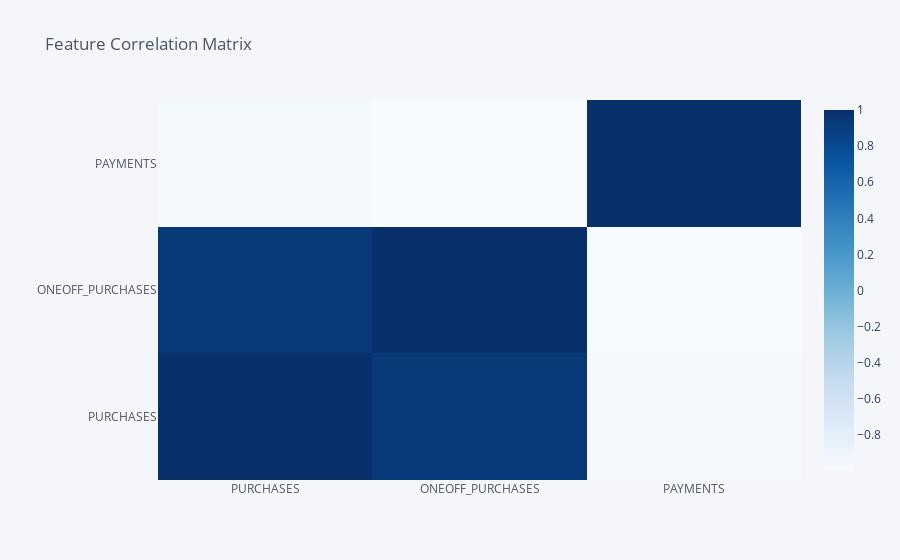

Notebook code cell kept with this figure:
### Markdown cell above
### b)	Apply a feature selection method. Check if this improved your algorithm’s performance. Show before and after performance of your clustering method (both visually and numerically)

### Code cell
cor_train = df.select_dtypes(include=[np.number])
top_features = corrDf.index[abs(corrDf['PAYMENTS']>0.5)]
top_corr = df[top_features].corr()
top_corr.corr().iplot(kind='heatmap',colorscale="Blues", title="Feature Correlation Matrix")

### Figure 1 — Plotly figure (JSON) as saved in the notebook; plotly's stock layout.template omitted (floating-point values rounded to 4 significant figures)
{"data": [{"colorscale": [[0, "rgb(247,251,255)"], [0.125, "rgb(222,235,247)"], [0.25, "rgb(198,219,239)"], [0.375, "rgb(158,202,225)"], [0.5, "rgb(107,174,214)"], [0.625, "rgb(66,146,198)"], [0.75, "rgb(33,113,181)"], [0.875, "rgb(8,81,156)"], [1, "rgb(8,48,107)"]], "type": "heatmap", "x": ["PURCHASES", "ONEOFF_PURCHASES", "PAYMENTS"], "y": ["PURCHASES", "ONEOFF_PURCHASES", "PAYMENTS"], "z": [[1, 0.9279, -0.9624], [0.9279, 1, -0.9943], [-0.9624, -0.9943, 1]], "zmax": 1, "zmin": -0.9943}], "layout": {"legend": {"bgcolor": "#F5F6F9", "font": {"color": "#4D5663"}}, "paper_bgcolor": "#F5F6F9", "plot_bgcolor": "#F5F6F9", "title": {"font": {"color": "#4D5663"}, "text": "Feature Correlation Matrix"}, "xaxis": {"gridcolor": "#E1E5ED", "showgrid": true, "tickfont": {"color": "#4D5663"}, "title": {"font": {"color": "#4D5663"}, "text": ""}, "zerolinecolor": "#E1E5ED"}, "yaxis": {"gridcolor": "#E1E5ED", "showgrid": true, "tickfont": {"color": "#4D5663"}, "title": {"font": {"color": "#4D5663"}, "text": ""}, "zerolinecolor": "#E1E5ED"}}}
